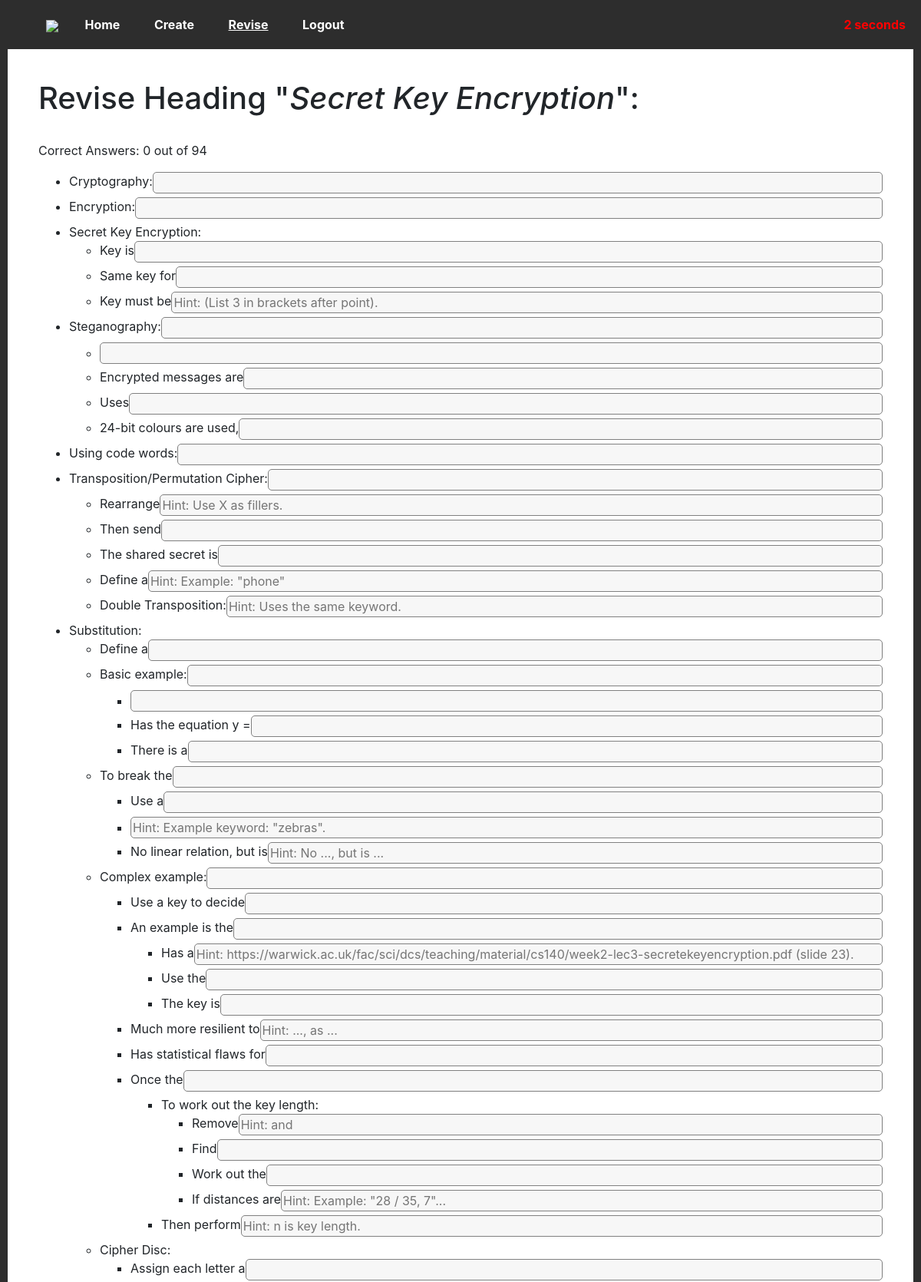
The page /revise/heading/16 (signed in, upper part) on the database its author committed.
### website/models.py (models this page shows, shortened)
class Heading(db.Model): # Example: Sorting Algorithms
    id = db.Column(db.Integer, primary_key=True)
    text = db.Column(db.String(512))
    module = db.Column(db.Integer, db.ForeignKey("module.id"))
    attempts = db.Column(db.Integer, default=0)
    time = db.Column(db.String(128))
    order = db.Column(db.Integer, default=0)
    def getPoints(self):
        return Point.query.filter_by(isRoot=True, parent=self.id).all()

class Point(db.Model): # Examples: [Merge Sort, Has a running time of O(n log n)]
    id = db.Column(db.Integer, primary_key=True)
    text = db.Column(db.String(1048576))
    blankFill = db.Column(db.Boolean) # If True, then this point can be used in "fill-the-blank" style questions.
    hint = db.Column(db.String(4096)) # Available to be shown (for example, "list 3 advantages")
    parent = db.Column(db.Integer) # If isRoot==True, then this points to a heading. Otherwise to another point.
    isRoot = db.Column(db.Boolean) # Can this be a starting point for a question (list the points below this one)?
    numeric = db.Column(db.Boolean, default=False) # If numeric, use <ol>, otherwise use <ul>
    punc = db.Column(db.Boolean, default=False) # Check punctuation when marking answers.
    leniency = db.Column(db.Integer, default=90) # Match percentage between given answer and correct answer.
    code = db.Column(db.Boolean, default=False) # Question requires code answer. Punc is overriden to False and a textarea is displayed instead of a standard 1-line input.
    disabled = db.Column(db.Boolean, default=False)
    successes = db.Column(db.Integer, default=0)
    failures = db.Column(db.Integer, default=0)
    last_answered = db.Column(db.DateTime(timezone=True))
    order = db.Column(db.Integer, default=0)
    def getChildren(self):
        return Point.query.filter_by(isRoot=False, parent=self.id).all()
    def getParent(self):
        if self.isRoot:
            return Heading.query.get(self.parent)
        return Point.query.get(self.parent)
    def question(self):
        try:
            return str(self.text)[0: str(self.text).index(">|<")]
        except Exception as e:
            return self.text
    def answer(self):
        if not self.blankFill:
            return self.text
        try:
            return str(self.text)[str(self.text).index(">|<") + 4 : len(self.text)]
        except:
            return ""
    def isDisabled(self):
        if self.disabled:
            return True
        if not self.isRoot:
            return self.getParent().isDisabled()
        return False

### website/revise/revise.py (the view, shortened to what this page needs)
@revise.route("/heading/<int:h_id>", methods=["GET", "POST"])
@login_required
def heading(h_id):
    print("RUNNING")
    h = Heading.query.filter_by(id=h_id).first()
    if not h:
        flash("Invalid details!", category="error")
        return redirect(url_for("revise.index"))
    results = dict()
    count = 0
    start = 0
    return render_template("revise_heading.html", heading=h, user=current_user, results=results, count=count, start=start)

### app.py (called while the page is built)
@app.context_processor
def current_nav():
    return get_current_nav()

### website/__init__.py (called while the page is built)
def get_current_nav():
    navs = ["create", "revise", "login", "signup"] # Otherwise: home.
    current = "home"
    for nav in navs:
        if nav in request.path:
            current = nav
    return dict(current_nav = current)

### website/revise/templates/revise_heading.html (shortened to what this page needs)
{% extends "base.html" %}
{% block content %}
    <h1>Revise Heading "<i>{{ heading.text }}</i>":</h1><br>
    <p>Correct Answers: {{ count }} out of <span id="q_count"></span></p>
    <form method="POST" autocomplete="off">
            <ul>
                {% for node in heading.getPoints() %}
                    {% if not node.disabled %}
                    <li>
                        <div style="display: flex;">
                        {{ node.question() }}
                        {% if node.blankFill %}
                            <input type="text" name="{{ node.id }}" {% if results[node.id] %}
                                value="{{ results[node.id] }}"
                                {% if node.checkAnswer(results[node.id]) %}
                                    class = "revise-blank-input revise-input-correct"
                                    tabindex="-1"
                                {% else %}
                                    class = "revise-blank-input revise-input-incorrect"
                                {% endif %}
                            {% else %}
                                class="revise-blank-input"
                            {% endif %}
                            autocomplete="off"
                            >
                        {% endif %}
                        </div>
                    </li>
                    {% endif %}
                    {% if node.numeric %}
                        <ol>
                    {% else %}
                        <ul>
                    {% endif %}
                    {%- for item in node.getChildren() recursive %}
                        {% if not item.isDisabled() %}
                        <li>
                            {% if item.blankFill %}
                                <div style="display: flex;">
                                {{ item.question() }}
                                    {% if item.answer() != "" %}
                                        <input type="text" name="{{ item.id }}"
                                            {% if results[item.id] %}
                                                value="{{ results[item.id] }}"
                                                {% if item.checkAnswer(results[item.id]) %}
                                                    class = "revise-blank-input revise-input-correct"
                                                    tabindex="-1"
                                                {% else %}
                                                    class = "revise-blank-input revise-input-incorrect"
                                                {% endif %}
                                            {% else %}
                                                class="revise-blank-input"
                                            {% endif %}
                                            {% if item.hint %}
                                                placeholder="Hint: {{ item.hint }}"
                                            {% endif %}
                                        autocomplete="off"
                                        >
                                    {% endif %}
                                </div>
                            {% else %}
                                <input type="text" name="{{ item.id }}"
                                    {% if results[item.id] %}
                                        value="{{ results[item.id] }}"
                                        {% if item.checkAnswer(results[item.id]) %}
                                            class = "revise-input revise-input-correct"
                                            tabindex="-1"
                                        {% else %}
                                            class = "revise-input revise-input-incorrect"
                                        {% endif %}
                                    {% else %}
                                        class="revise-input"
                                    {% endif %}
                                    {% if item.hint %}
                                        placeholder="Hint: {{ item.hint }}"
                                    {% endif %}
                                    autocomplete="off"
                                >
                            {% endif %}
                        </li>
                        {% if item.getChildren() | length > 0 %}
                            {% if item.numeric %}
                                <ol>
                            {% else %}
                                <ul>
                            {% endif %}
                                {{ loop(item.getChildren()) }}
                            {% if item.numeric %}
                                </ol>
                            {% else %}
                                </ul>
                            {% endif %}
                        {% endif %}
                        {% endif %}
                    {% endfor %}
                    {% if node.numeric %}
                        </ol>
                    {% else %}
                        </ul>
                    {% endif %}
                {% endfor %}
            </ul>
        <span id="timer" class="timer">-- seconds</span>
    </form>
{% endblock %}

### website/revise/static/revise.css (style rules this page uses)
.revise-input { width: 100%; margin-bottom: 5px; border: 1px solid grey; border-radius: 5px; background-color: rgb(247, 247, 247); }
.revise-blank-input { margin-bottom: 5px; border: 1px solid grey; border-radius: 5px; background-color: rgb(247, 247, 247); flex: 2; }
.timer { position:fixed; top: 20px; right: 20px; color: red; font-weight: bolder; }

### rows shown on the page
Heading: text "Secret Key Encryption"
Point: question "Cryptography:"
Point: question "Encryption:"
Point: question "Secret Key Encryption:"
Point: question "Key is"
Point: question "Same key for"
Point: question "Key must be"
Point: question "Steganography:"
Point: question "Encrypted messages are"
Point: question "Uses"
Point: question "24-bit colours are used,"
Point: question "Using code words:"
Point: question "Transposition/Permutation Cipher:"
Point: question "Rearrange"
Point: question "Then send"
Point: question "The shared secret is"
Point: question "Define a"
Point: question "Double Transposition:"
Point: question "Substitution:"
Point: question "Define a"
Point: question "Basic example:"
Point: question "Has the equation y ="
Point: question "There is a"
Point: question "To break the"
Point: question "Use a"
Point: question "No linear relation, but is"
Point: question "Complex example:"
Point: question "Use a key to decide"
Point: question "An example is the"
Point: question "Has a"
Point: question "Use the"
Point: question "The key is"
Point: question "Much more resilient to"
Point: question "Has statistical flaws for"
Point: question "Once the"
Point: question "To work out the key length:"
Point: question "Remove"
Point: question "Find"
Point: question "Work out the"
Point: question "If distances are"
Point: question "Then perform"
Point: question "Cipher Disc:"
Point: question "Assign each letter a"

### other values the page prints
{{ count }} "0"
